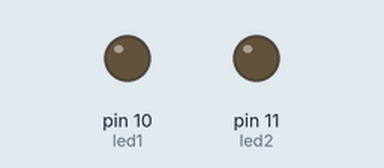
A sketch run on a simulated Arduino Uno, built with avr-gcc and run on an emulated ATmega328P. Shown: output pins drawn as LEDs (lit = HIGH).

Above: at 0.16 s.
At 64.29 s:
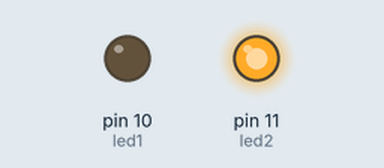
At 129.77 s:
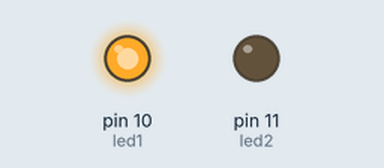
Timing chart, 0 to 130.1 s (numbered marks = the images above):
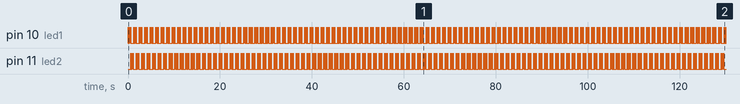

The sketch:

ders7.ino
```cpp
int led1=10;
int led2=11;
int Tekrar=10;
int sure=30;
void setup() {
  pinMode(led1, OUTPUT);
  pinMode(led2, OUTPUT);
}

void loop() {
  int i;
  for(i=0;i<Tekrar;i++){
    digitalWrite(led1, 1);
    delay(sure);
    digitalWrite(led1, 0);
    delay(sure);
  }
  for(i=0;i<Tekrar;i++){
    digitalWrite(led2, 1);
    delay(sure);
    digitalWrite(led2, 0);
    delay(sure);
  }
}
```

Measured:
- by itself, pin 10 (led1), pin 11 (led2): repeats every 1.2 s: 9 × (LOW 0.03 s, HIGH 0.03 s), LOW 0.63 s, HIGH 0.03 s
